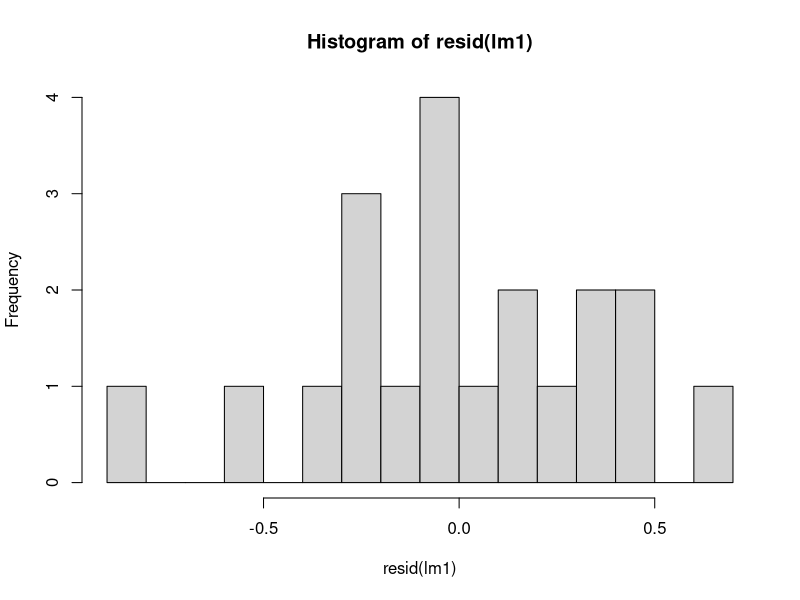
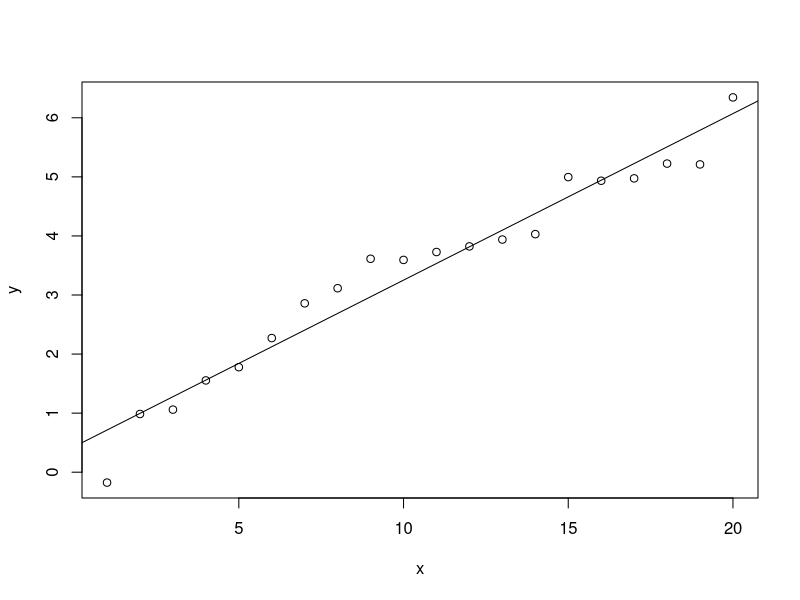
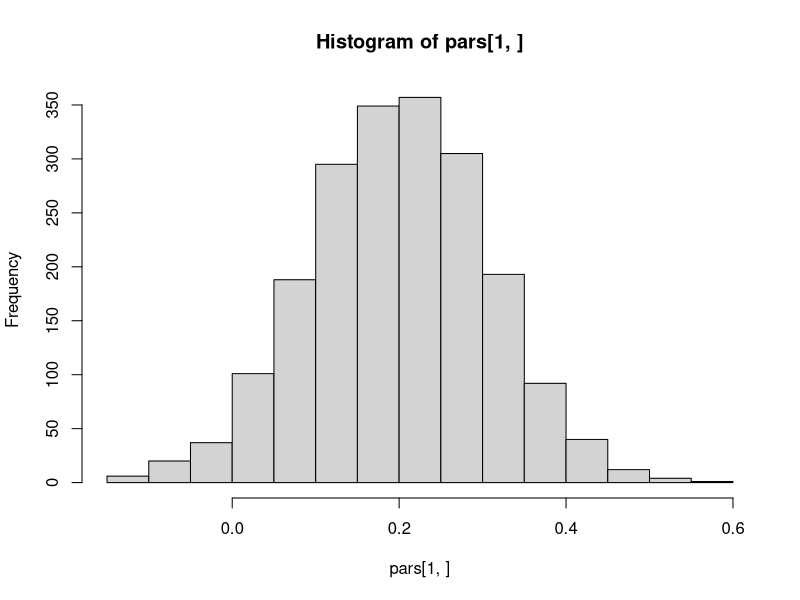
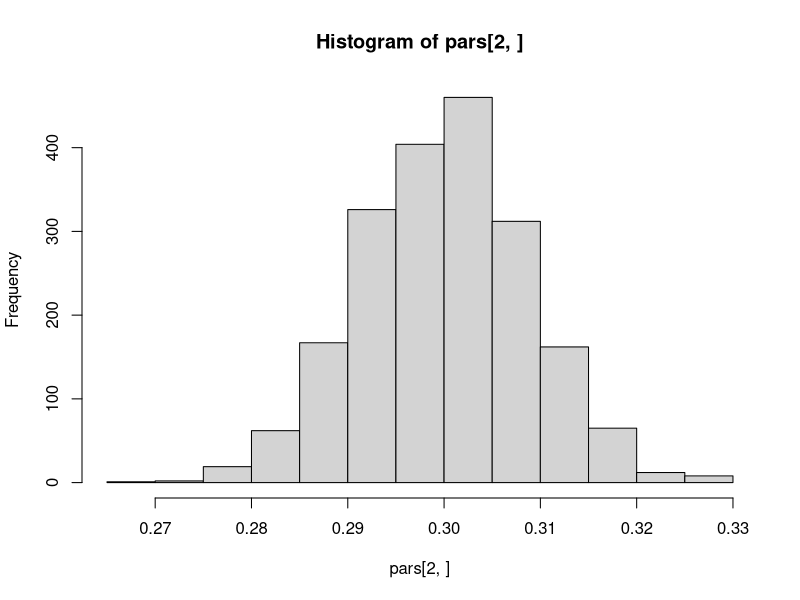
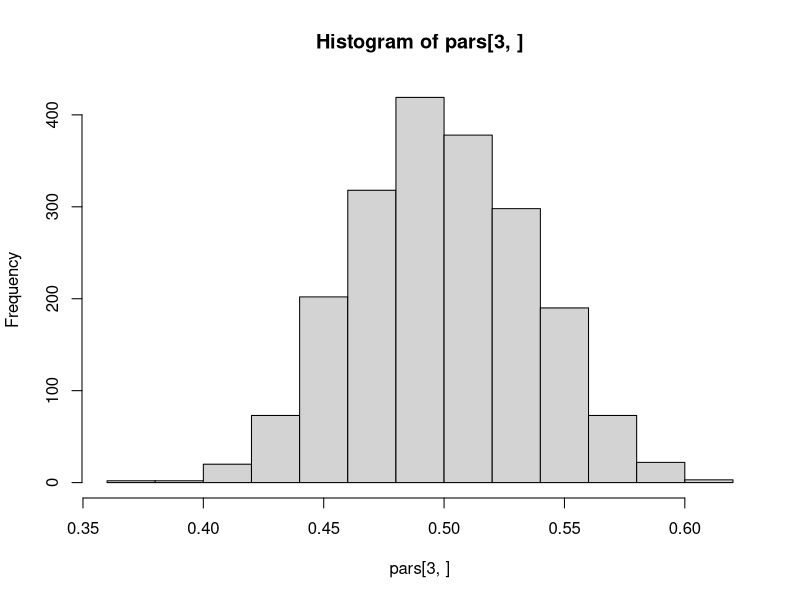
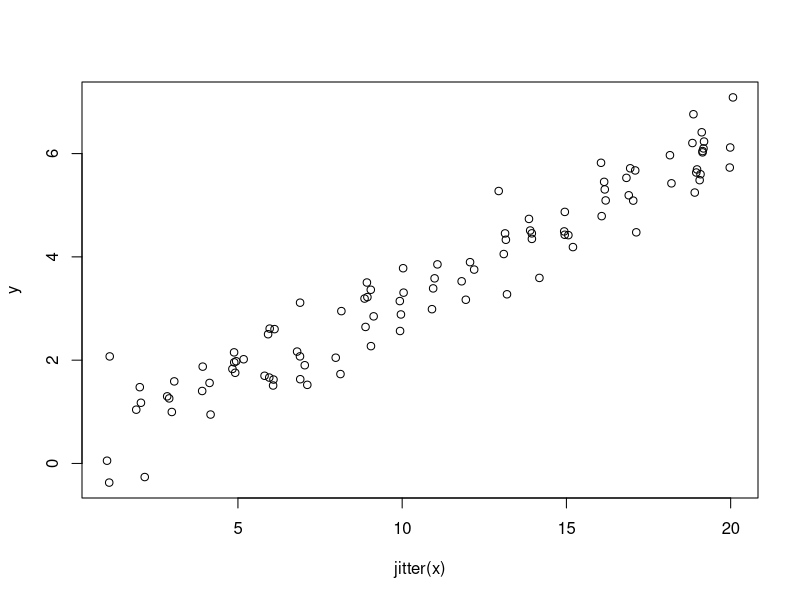
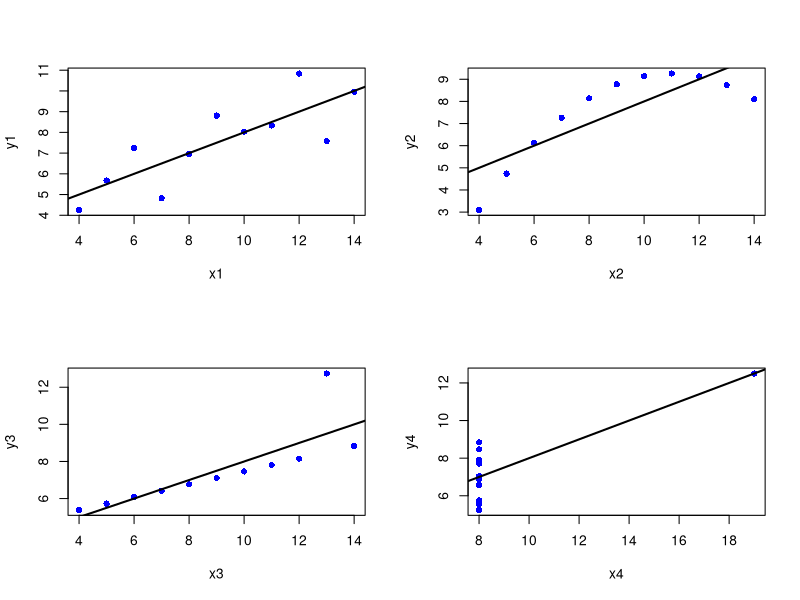
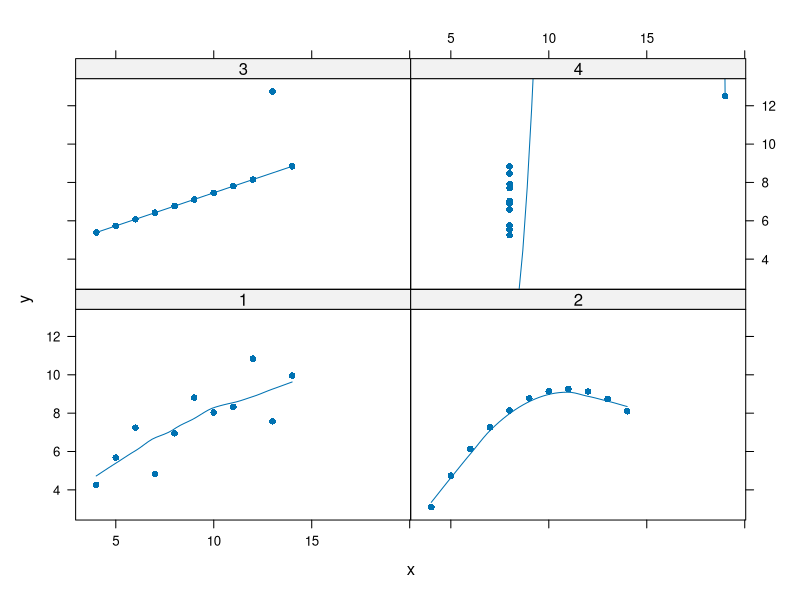

These figures' R source, in order:
# 01_exercises.R
#
# content: (1) Exercise 1
#          (2) Exercise 2
#          (3) Anscombe
#
# input: --
# output: anscombe.pdf
#
# last mod: Oct/07/2024, NW

library(lattice)

#--------------- (1) Exercise 1 -----------------------------------------------

x <- 1:20
n <- length(x)
a <- 0.2
b <- 0.3
sigma <- 0.5
y <- 0.2 + 0.3*x + rnorm(n, sd=sigma)

dat <- data.frame(x, y)

lm1 <- lm(y ~ x, dat)
summary(lm1)

mean(resid(lm1))
sd(resid(lm1))
hist(resid(lm1), breaks=15)

# plot data
plot(y ~ x, dat)
abline(lm1)

#--------------- (2) Exercise 2 -----------------------------------------------

n <- 100 # 40
x0 <- 1:20
x <- sample(x0, n, replace=TRUE)
a <- 0.2
b <- 0.3
sigma <- 0.5
y <- 0.2 + 0.3*x + rnorm(n, sd=sigma)

dat <- data.frame(x, y)

pars <- replicate(2000, {
  ysim <- 0.2 + 0.3*x + rnorm(n, sd=sigma)
  lm1 <- lm(ysim ~ x, dat)
  c(coef(lm1), sigma(lm1))
})

rowMeans(pars)
# standard errors
apply(pars, 1, sd)

hist(pars[1, ])
hist(pars[2, ])
hist(pars[3, ])

plot(y ~ jitter(x), dat)

#--------------- (3) Anscombe -------------------------------------------------

data(anscombe)

lm1 <- lm(y1 ~ x1, anscombe)
lm2 <- lm(y2 ~ x2, anscombe)
lm3 <- lm(y3 ~ x3, anscombe)
lm4 <- lm(y4 ~ x4, anscombe)

rbind(coef(lm1), coef(lm2), coef(lm3), coef(lm4))

par(mfrow=c(2,2))
plot(y1 ~ x1, anscombe, pch=16, col="blue")
abline(lm1, lwd=2)
plot(y2 ~ x2, anscombe, pch=16, col="blue")
abline(lm2, lwd=2)
plot(y3 ~ x3, anscombe, pch=16, col="blue")
abline(lm3, lwd=2)
plot(y4 ~ x4, anscombe, pch=16, col="blue")
abline(lm4, lwd=2)

dat <- reshape(anscombe, direction="long", varying=list(1:4, 5:8),
               timevar="reg", v.names=c("x", "y"))[,-4]

pdf("anscombe.pdf", height=5, width=5.5, pointsize=10)
xyplot(y ~ x | as.factor(reg), dat, pch=16, type=c("p", "r"))
dev.off()

xyplot(y ~ x | as.factor(reg), dat, pch=16, type=c("p", "smooth"))
xyplot(y ~ x | as.factor(reg), dat, pch=16, type=c("p", "spline"))

par(mfrow=c(2,2))
plot(lm1)
plot(lm2)
plot(lm3)
plot(lm4)

# TODO: Exercises for multiple regression!

#--------------- (1) Exercise 1 ---------------

x   <- rnorm(100, mean=1)
y   <- rnorm(100, mean=2)
dat <- data.frame(id=1:200, group=rep(c("x","y"), each=100), score=c(x, y))

rm(x,y)

t1   <- t.test(score ~ group, dat, var.equal=TRUE)
lm1  <- lm(score ~ group, dat)
aov1 <- aov(score ~ group, dat)
(stat <- list(
    coef=matrix(c(t1$estimate, lm1$coef, aov1$coef), 2, 3,
        dimnames=list(NULL, c("ttest", "lm", "aov"))),
    statistics=matrix(c(t=t1$statistic^2, Flm=summary(lm1)$fstatistic[1],
        Faov=unlist(summary(aov1))[7]), 1, 3, dimnames=list(NULL,
        c("t","Flm","Faov"))))
)

#--------------- (2) Exercise 2 ---------------

data(cars)

lm1 <- lm(dist ~ speed, cars)
summary(lm1)

hist(resid(lm1))

par(mfrow=c(2,2))
plot(lm1)

lm2 <- lm(dist ~ speed + I(speed^2), cars)

anova(lm1, lm2)
